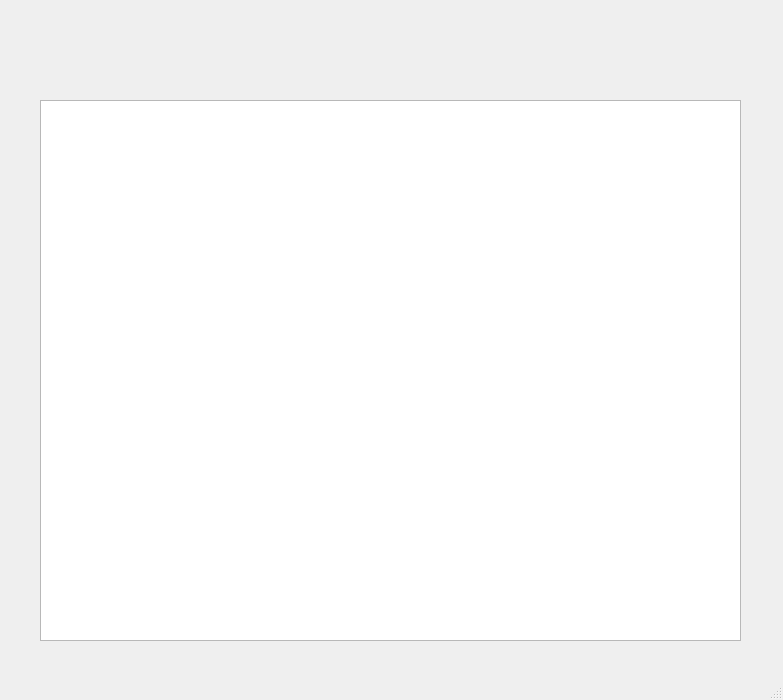
<?xml version="1.0" encoding="UTF-8"?>
<ui version="4.0">
 <class>MainWindow</class>
 <widget class="QMainWindow" name="MainWindow">
  <property name="geometry">
   <rect>
    <x>0</x>
    <y>0</y>
    <width>783</width>
    <height>700</height>
   </rect>
  </property>
  <property name="windowTitle">
   <string>Кофе</string>
  </property>
  <widget class="QWidget" name="centralwidget">
   <widget class="QTableWidget" name="tableWidget">
    <property name="geometry">
     <rect>
      <x>40</x>
      <y>100</y>
      <width>701</width>
      <height>541</height>
     </rect>
    </property>
   </widget>
  </widget>
  <widget class="QMenuBar" name="menubar">
   <property name="geometry">
    <rect>
     <x>0</x>
     <y>0</y>
     <width>783</width>
     <height>21</height>
    </rect>
   </property>
  </widget>
  <widget class="QStatusBar" name="statusbar"/>
 </widget>
 <resources/>
 <connections/>
</ui>
